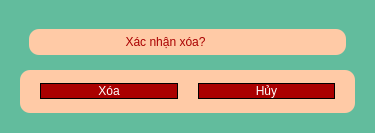
<?xml version="1.0" encoding="UTF-8"?>
<ui version="4.0">
 <class>Form</class>
 <widget class="QWidget" name="Form">
  <property name="geometry">
   <rect>
    <x>0</x>
    <y>0</y>
    <width>375</width>
    <height>133</height>
   </rect>
  </property>
  <property name="windowTitle">
   <string>Form</string>
  </property>
  <property name="styleSheet">
   <string notr="true">font: 87 8pt &quot;Shopee Display Black&quot;;
background-color: rgb(98, 188, 157);</string>
  </property>
  <layout class="QHBoxLayout" name="horizontalLayout">
   <item>
    <widget class="QWidget" name="verticalWidget" native="true">
     <layout class="QVBoxLayout" name="verticalLayout">
      <item>
       <widget class="QWidget" name="verticalWidget" native="true">
        <layout class="QVBoxLayout" name="verticalLayout_2">
         <item>
          <widget class="QLabel" name="label">
           <property name="styleSheet">
            <string notr="true">	color: rgb(170, 0, 0);
	font: 87 11pt &quot;Shopee Display Black&quot;;
border-radius: 10px;
background-color: rgb(255, 202, 166);</string>
           </property>
           <property name="text">
            <string>                             Xác nhận xóa?</string>
           </property>
          </widget>
         </item>
        </layout>
       </widget>
      </item>
      <item>
       <widget class="QWidget" name="verticalWidget_2" native="true">
        <property name="styleSheet">
         <string notr="true">	color: rgb(170, 0, 0);
	font: 87 11pt &quot;Shopee Display Black&quot;;
border-radius: 10px;
background-color: rgb(255, 202, 166);</string>
        </property>
        <layout class="QHBoxLayout" name="horizontalLayout_2">
         <property name="spacing">
          <number>20</number>
         </property>
         <property name="leftMargin">
          <number>20</number>
         </property>
         <property name="rightMargin">
          <number>20</number>
         </property>
         <item>
          <widget class="QPushButton" name="XacNhanXoa">
           <property name="styleSheet">
            <string notr="true">QPushButton {
	font: 81 10pt &quot;Shopee Display ExtBd&quot;;
    border: 1px solid #000000;
    border-radius: 10px;
}

QPushButton {
	background-color:  rgb(170, 0, 0);
	color: rgb(255, 255, 255);
}
QPushButton:hover {
	background-color: rgb(85, 170, 255);
}</string>
           </property>
           <property name="text">
            <string>Xóa</string>
           </property>
          </widget>
         </item>
         <item>
          <widget class="QPushButton" name="XacNhanHuy">
           <property name="styleSheet">
            <string notr="true">QPushButton {
	font: 81 10pt &quot;Shopee Display ExtBd&quot;;
    border: 1px solid #000000;
    border-radius: 10px;
}

QPushButton {
	background-color:  rgb(170, 0, 0);
	color: rgb(255, 255, 255);
}
QPushButton:hover {
	background-color: rgb(85, 170, 255);
}</string>
           </property>
           <property name="text">
            <string>Hủy</string>
           </property>
          </widget>
         </item>
        </layout>
       </widget>
      </item>
     </layout>
    </widget>
   </item>
  </layout>
 </widget>
 <resources/>
 <connections/>
</ui>
